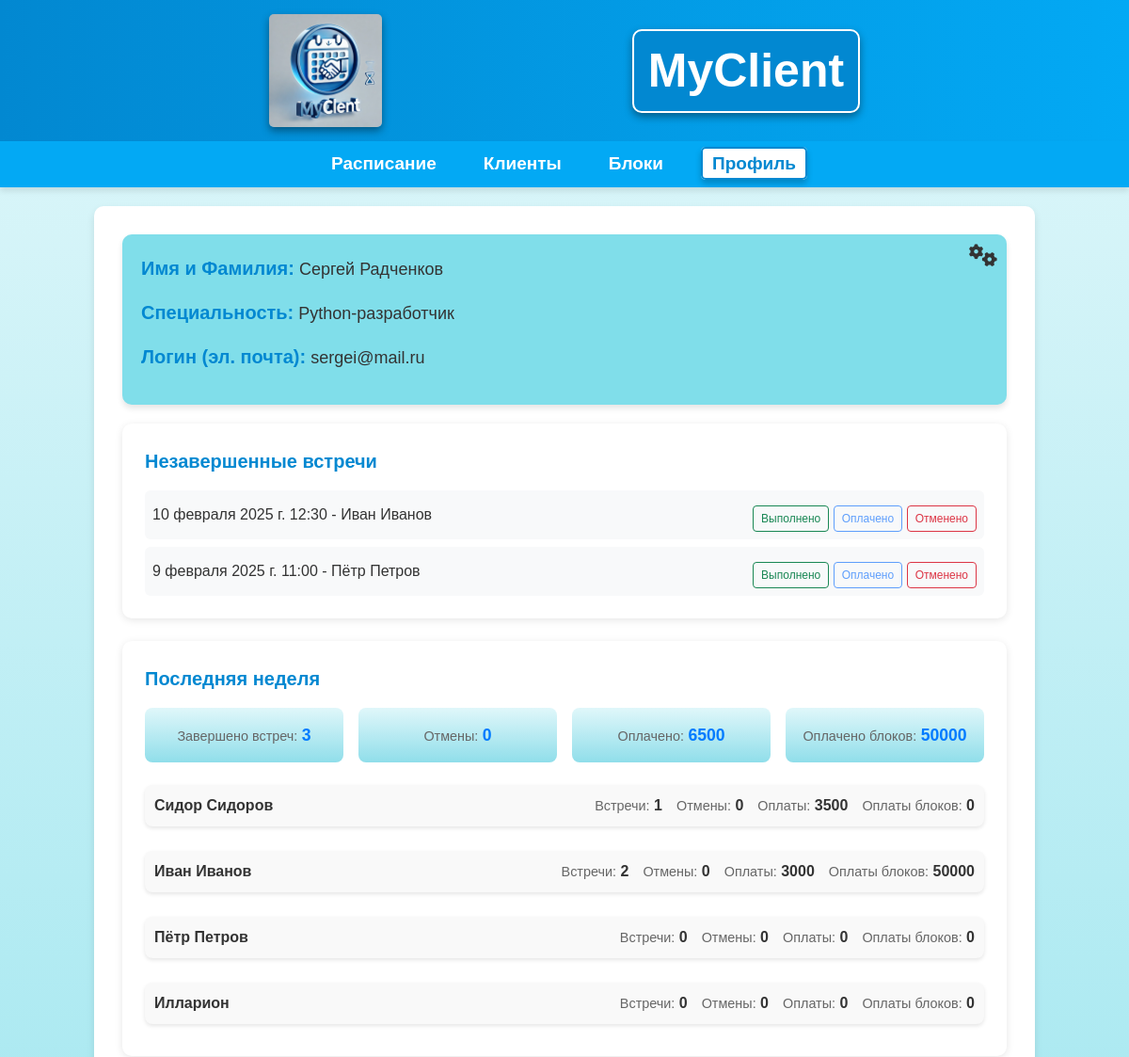
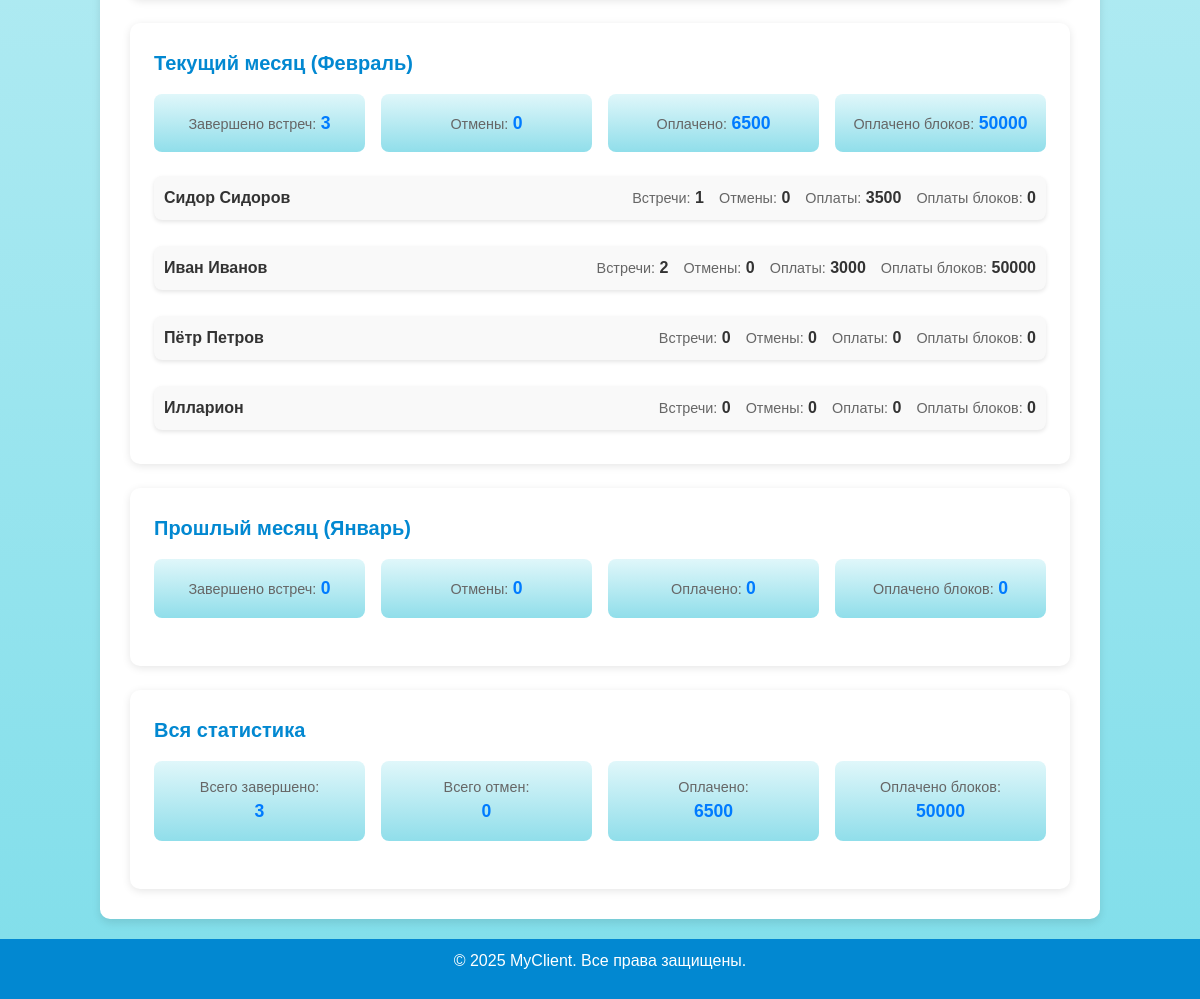
/profile/ (signed in), run on the app's committed database (2 pictures, top to bottom).
### MyClient/models.py (models this page shows, shortened)
class Profile(models.Model):
    user = models.OneToOneField(User, on_delete=models.CASCADE, related_name='profile', unique=True)
    name = models.CharField("Имя", max_length=100)
    surname = models.CharField("Фамилия", max_length=100)
    specialization = models.CharField(max_length=255, blank=True, null=True)  # Специальность

class Schedule(models.Model):
    user = models.ForeignKey(User, on_delete=models.CASCADE, verbose_name="Пользователь", related_name="schedules")
    client = models.ForeignKey(Client, on_delete=models.CASCADE, related_name='schedules')
    date = models.DateField("Дата", default=now)
    time = models.TimeField("Время")
    is_online = models.BooleanField("Онлайн", default=False)
    is_completed = models.BooleanField("Выполнено", default=False)
    is_paid = models.BooleanField("Оплачено", default=False)
    is_canceled = models.BooleanField("Отменено", default=False)
    cost = models.DecimalField("Стоимость", max_digits=10, decimal_places=2)
    block = models.ForeignKey(Block, on_delete=models.SET_NULL, null=True, blank=True, verbose_name="Привязанный блок")
    use_block = models.BooleanField("Оплатить блоком", default=False)

class Client(models.Model):
    user = models.ForeignKey(User, on_delete=models.CASCADE, verbose_name="Пользователь", related_name="clients")
    first_name = models.CharField("Имя", max_length=100)
    last_name = models.CharField("Фамилия", max_length=100, blank=True, null=True, default='яя')
    metro = models.CharField("Метро", max_length=255, blank=True, null=True, default='яя')
    street = models.CharField("Улица", max_length=255, blank=True, null=True, default='яя')
    house_number = models.CharField("Номер дома", max_length=10, blank=True, null=True, default='яя')
    entrance = models.CharField("Подъезд", max_length=10, blank=True, null=True, default='яя')
    floor = models.CharField("Этаж", max_length=10, blank=True, null=True, default='яя')
    flat_number = models.CharField("Номер квартиры", max_length=10, blank=True, null=True, default='яя')
    intercom = models.CharField("Домофон", max_length=50, blank=True, null=True, default='яя')
    phone = models.CharField("Телефон", max_length=20, blank=True, null=True, default='яя')
    price_offline = models.DecimalField("Цена за работу оффлайн", max_digits=10, decimal_places=2, blank=True, default=0)
    price_online = models.DecimalField("Цена за работу онлайн", max_digits=10, decimal_places=2, blank=True, default=0)
    created_at = models.DateTimeField("Дата добавления", auto_now_add=True)
    class Meta:
        ordering = ['-created_at']  # Новые клиенты сверху

### MyClient/views.py (the view)
# urls.py: path('profile/', views.profile, name='profile'),
@login_required
def profile(request):
    user = request.user
    if not hasattr(user, 'profile'):
        Profile.objects.create(user=user)
    profile = user.profile  # Связанный профиль
    today = localtime()
    unfinished_meetings = Schedule.objects.filter(
        date__lt=today, user=request.user
    ).exclude(
        Q(is_paid=True) | Q(is_canceled=True)
    ).select_related('client')
    periods = [
        get_week_stats(user),
        get_month_stats(user),
        get_previous_month_stats(user)
    ]
    lifetime_stats = {
        'completed': Schedule.objects.filter(is_completed=True, user=request.user).count(),
        'total_paid': Schedule.objects.filter(is_paid=True, user=request.user).aggregate(Sum('cost'))['cost__sum'] or 0,
        'blocks_paid': Block.objects.filter(user=request.user).aggregate(Sum('cost'))['cost__sum'] or 0,
        'cancelled': Schedule.objects.filter(is_canceled=True, user=request.user).count(),
    }
    context = {
        'first_name': user.first_name,
        'last_name': user.last_name,
        'specialization': profile.specialization,
        'email': user.email,  # Используем email
        'profile': profile,
        'show_settings_btn': True,  # Шестерёнка видна
        'unfinished_meetings': unfinished_meetings,
        'periods': periods,
        'lifetime_stats': lifetime_stats,
    }
    return render(request, 'MyClient/profile.html', context)

### MyClient/templates/MyClient/profile.html (shortened to what this page needs)
{% extends 'base.html' %}
{% block content %}
<div class="profile-info">
    <p><strong>Имя и Фамилия:</strong> {{ first_name }} {{ last_name }}</p>
    <p><strong>Специальность:</strong> {{ specialization }}</p>
    <p><strong>Логин (эл. почта):</strong> {{ user }}</p>
    {% if show_settings_btn %}
        <a href="{% url 'settings' %}" class="settings-btn">
            <i class="fa fa-cogs"></i>
        </a>
</div>
    {% endif %}
{% block extra_content %}
<div class="analytics-container">
    {% if unfinished_meetings %}
    <div class="analytics-block">
        <p><strong>Незавершенные встречи</strong></p>
            <div class="meetings-list">
                {% for schedule in unfinished_meetings %}
                <div class="meeting-item">
                    <div>{{ schedule.date }} {{ schedule.time }} - {{ schedule.client.first_name }}{% if schedule.client.last_name != "яя" %} {{ schedule.client.last_name }}{% endif %}</div>
                    <div class="mt-2">
                        <button
                            class="btn btn-sm {% if schedule.is_completed %}btn-success{% else %}btn-outline-success{% endif %} btn-completed"
                            data-schedule-id="{{ schedule.id }}" {% if schedule.is_canceled %}disabled{% endif %}>
                            Выполнено
                        </button>
                        <button class="btn btn-sm {% if schedule.is_paid %}btn-primary{% else %}btn-outline-primary{% endif %} btn-paid"
                                data-schedule-id="{{ schedule.id }}"
                                {% if not schedule.is_completed %}disabled{% endif %}>
                                Оплачено
                        </button>
                        <button class="btn btn-sm {% if schedule.is_canceled %}btn-danger{% else %}btn-outline-danger{% endif %} btn-canceled"
                                data-schedule-id="{{ schedule.id }}">
                                Отменено
                        </button>
                    </div>
                </div>
                {% endfor %}
            </div>
        {% endif %}
    </div>
    {% for period in periods %}
    <div class="analytics-block">
        <p><strong>{{ period.title }}</strong></p>
        <div class="stats-grid">
            <div class="stat-item">
                <span class="stat-label">Завершено встреч:</span>
                <span class="stat-value">{{ period.completed }}</span>
            </div>
            <div class="stat-item">
                <span class="stat-label">Отмены:</span>
                <span class="stat-value">{{ period.cancelled }}</span>
            </div>
            <div class="stat-item">
                <span class="stat-label">Оплачено:</span>
                <span class="stat-value">{{ period.total_paid|default:0  }}</span>
            </div>
            <div class="stat-item">
                <span class="stat-label">Оплачено блоков:</span>
                <span class="stat-value">{{ period.blocks_paid|default:0  }}</span>
            </div>
        </div>
        <div class="clients-stats">
            {% for client in period.clients_stats %}
            <div class="client-stat">
                <div class="client-name">{{ client.name }}</div>
                <div class="client-numbers grid-layout">
                    <div class="client-stat-item">
                        <span class="stat-label">Встречи:</span>
                        <strong>{{ client.completed }}</strong>
                    </div>
                    <div class="client-stat-item">
                        <span class="stat-label">Отмены:</span>
                        <strong>{{ client.cancelled }}</strong>
                    </div>
                    <div class="client-stat-item">
                        <span class="stat-label">Оплаты:</span>
                        <strong>{{ client.total_paid|default:0 }}</strong>
                    </div>
                    <div class="client-stat-item">
                        <span class="stat-label">Оплаты блоков:</span>
                        <strong>{{ client.blocks_paid|default:0 }}</strong>
                    </div>
                </div>
            </div>
            {% endfor %}
        </div>
    </div>
    {% endfor %}
    <div class="analytics-block">
        <p><strong>Вся статистика</strong></p>
        <div class="stats-grid">
            <div class="stat-item">
                <span class="stat-label">Всего завершено:</span><br>
                <span class="stat-value">{{ lifetime_stats.completed }}</span>
            </div>
            <div class="stat-item">
                <span class="stat-label">Всего отмен:</span><br>
                <span class="stat-value">{{ lifetime_stats.cancelled }}</span>
            </div>
            <div class="stat-item">
                <span class="stat-label">Оплачено:</span><br>
                <span class="stat-value">{{ lifetime_stats.total_paid|default:0 }}</span>
            </div>
            <div class="stat-item">
                <span class="stat-label">Оплачено блоков:</span><br>
                <span class="stat-value">{{ lifetime_stats.blocks_paid|default:0 }}</span>
            </div>
        </div>
    </div>
</div>
{% endblock %}
{% endblock %}

### MyClient/static/css/styles.css (style rules this page uses)
body { font-family: Arial, sans-serif; margin: 0; padding: 0; background: linear-gradient(to bottom, #e0f7fa, #80deea); color: #333; }
main p { font-size: 18px; line-height: 1.6; color: #333; font-weight: 400; margin-bottom: 15px; }
main p strong { font-size: 20px; color: #0288d1; font-weight: 700; }
.profile-info { padding: 20px; background: #80deea; border-radius: 10px; box-shadow: 0 4px 6px rgba(0, 0, 0, 0.1); transition: transform 0.3s ease, box-shadow 0.3s ease; position: relative; }
.settings-btn { position: absolute; top: 10px; right: 10px; font-size: 24px; color: #333; text-decoration: none; }
.profile-info { transition: transform 0.3s, box-shadow 0.3s; }
.btn-outline-success { --bs-btn-hover-color: #198754; --bs-btn-hover-bg: #fff; --bs-btn-hover-border-color: #198754; }
.btn-outline-primary { --bs-btn-hover-color: #0d6efd; --bs-btn-hover-bg: #fff; --bs-btn-hover-border-color: #0d6efd; }
.btn-outline-danger { --bs-btn-hover-color: #dc3545; --bs-btn-hover-bg: #fff; --bs-btn-hover-border-color: #dc3545; }
.btn-group-sm>.btn, .btn-sm { --bs-btn-font-size: 0.75rem; }
.analytics-container { display: grid; gap: 1.5rem; }
.analytics-block { background: #fff; border-radius: 10px; padding: 1.5rem; box-shadow: 0 2px 8px rgba(0,0,0,0.1); }
.stats-grid { display: grid; grid-template-columns: repeat(auto-fit, minmax(200px, 1fr)); gap: 1rem; margin-bottom: 1.5rem; }
.stat-item { background: linear-gradient(to bottom, #e0f7fa, #90deea); padding: 1rem; border-radius: 8px; text-align: center; }
.stat-label { font-size: 0.9rem; color: #666; }
.stat-value { font-size: 1.1rem; font-weight: bold; color: #007bff; }
.clients-stats { display: grid; gap: 1rem; }
.client-stat { display: flex; justify-content: space-between; align-items: center; padding: 10px; background-color: #f9f9f9; margin-bottom: 10px; border-radius: 8px; box-shadow: 0 2px 4px rgba(0, 0, 0, 0.1); }
.meetings-list { display: grid; gap: 0.5rem; }
.meeting-item { display: flex; justify-content: space-between; align-items: center; padding: 0.5rem; background: #f8f9fa; border-radius: 6px; }
.client-name { font-weight: bold; font-size: 16px; flex: 1; }
.client-numbers { display: flex; gap: 15px; }

### data on the page
Profile: specialization "Python-разработчик"
Schedule: date "10 февраля 2025 г.", time "12:30", client.first_name "Иван", client.last_name "Иванов"
Schedule: date "9 февраля 2025 г.", time "11:00", client.first_name "Пётр", client.last_name "Петров"

### other printed values
{{ first_name }} "Сергей"
{{ last_name }} "Радченков"
{{ user }} "sergei@mail.ru"
{{ period.title }} "Последняя неделя" "Текущий месяц (Февраль)" "Прошлый месяц (Январь)"
{{ period.completed }} "3" "3" "0"
{{ period.cancelled }} "0" "0" "0"
{{ period.total_paid|default:0 }} "6500" "6500" "0"
{{ period.blocks_paid|default:0 }} "50000" "50000" "0"
{{ client.name }} "Сидор Сидоров" "Иван Иванов" "Пётр Петров" "Илларион" "Сидор Сидоров" "Иван Иванов" "Пётр Петров" "Илларион"
{{ client.completed }} "1" "2" "0" "0" "1" "2" "0" "0"
{{ client.cancelled }} "0" "0" "0" "0" "0" "0" "0" "0"
{{ client.total_paid|default:0 }} "3500" "3000" "0" "0" "3500" "3000" "0" "0"
{{ client.blocks_paid|default:0 }} "0" "50000" "0" "0" "0" "50000" "0" "0"
{{ lifetime_stats.completed }} "3"
{{ lifetime_stats.cancelled }} "0"
